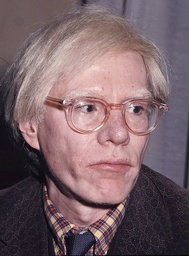
#> input picture example/warhol.jpg, 189 x 256 px, shrunk from 680 x 922 before the run
$ python contour-drawing.py example/warhol.jpg --source example/warhol.jpg
#> lines starting #> are read from the running program, lines starting #| are printed output that depends on the picture
#!/usr/bin/env python3
"""
Geodesic contour extraction using fast marching method.
Computes distance maps from source points and extracts isolines.
"""

import argparse
import sys
from pathlib import Path
import numpy as np
from skimage import io, color
from skimage.filters import gaussian
from skimage.transform import resize
import matplotlib
matplotlib.use('Agg')
import matplotlib.pyplot as plt
import heapq

# Optional progress bar support
try:
    from tqdm import tqdm
    HAS_TQDM = True
except ImportError:
    HAS_TQDM = False


def parse_args():
    """Parse command line arguments."""
    parser = argparse.ArgumentParser(
        description='Generate geodesic contours from an image using fast marching.',
        formatter_class=argparse.RawDescriptionHelpFormatter,
        epilog="""
Examples:
  %(prog)s input.jpg -o output.svg
  %(prog)s input.jpg --source 100,200 --source 300,400 --num 50
  %(prog)s input.jpg --source 100,200,300,400,500,600 --num 50
  %(prog)s input.jpg --gamma 1.5 --blur 2.0 --thickness 2
  %(prog)s input.jpg --dark-boost 2.0 --bright-cut 0.7 --num 120
  %(prog)s input.jpg --mode diff --source 100,200 --source 400,300
        """
    )

    parser.add_argument('input', type=str,
                        help='Input image path')
    parser.add_argument('-o', '--output', type=str, default='output.svg',
                        help='Output image path (default: output.svg)')
    parser.add_argument('--mode', choices=['fmm', 'diff'], default='fmm',
                        help='fmm: geodesic contours from the source points (default). '
                             'diff: contours of the difference between the distance maps '
                             'of two point sets; source points alternate between set A '
                             'and set B (matches the web app).')
    parser.add_argument('--source', type=str, action='append',
                        help='Source point(s) as "x1,y1" or "x1,y1,x2,y2,..." for multiple points. '
                             'Can be specified multiple times. If not specified, uses image center.')
    parser.add_argument('--num', type=int, default=30,
                        help='Number of contour levels (default: 30)')
    parser.add_argument('--min', type=int, default=10,
                        help='Minimum number of points per contour (default: 10)')
    parser.add_argument('--gamma', type=float, default=1.0,
                        help='Gamma correction factor (default: 1.0)')
    parser.add_argument('--dark-boost', type=float, default=1.0,
                        help='Darken shadows (<40%% brightness)\n'
                             '  • >1.0 → MORE LINES in shadows (great for faces, hair)\n'
                             '  • <1.0 → suppresses dark noise\n'
                             '  • Try: 1.5–2.5 for portraits, 1.0 for flat art')
    parser.add_argument('--bright-cut', type=float, default=1.0,
                        help='Brighten highlights (>70%% brightness)\n'
                             '  • <1.0 → REDUCES LINES in highlights (clean sky, white areas)\n'
                             '  • =1.0 → no change\n'
                             '  • Try: 0.6–0.8 to avoid over-plotting in bright zones')
    parser.add_argument('--blur', type=float, default=0.0,
                        help='Gaussian blur sigma (default: 0.0)')
    parser.add_argument('--merge', type=float, default=2.0,
                        help='soft-min blend width between the fronts of several source points, '
                             'in contour spacings; 0 keeps the sharp crease (default: 2)')
    parser.add_argument('--smooth', type=float, default=1.5,
                        help='Gaussian blur sigma applied to the distance map, removes zigzag '
                             'in dense dark regions (default: 1.5)')
    parser.add_argument('--scale', type=float, default=1.0,
                        help='Scale factor for input image (default: 1.0)')
    parser.add_argument('--thickness', type=float, default=1.0,
                        help='Line thickness for contours (default: 1.0)')
    parser.add_argument('--color', type=str, default='black',
                        help='Contour color (default: black)')
    parser.add_argument('--bg', type=str, default='white',
                        help='Background color (default: white)')
    parser.add_argument('--dpi', type=int, default=150,
                        help='Output DPI (default: 150)')
    parser.add_argument('--progress', action='store_true',
                        help='Show progress bar (requires tqdm)')

    return parser.parse_args()


def load_and_preprocess(image_path, args):
    """Load image and apply preprocessing steps - matches original behavior."""
    # Load image
    img = io.imread(image_path, as_gray=True).astype(np.float32)

    # Normalize to 0-1 range
    if img.max() > 1.0:
        img /= 255.0

    # Scale if requested
    if args.scale != 1.0:
        new_shape = (int(img.shape[0] * args.scale), int(img.shape[1] * args.scale))
        img = resize(img, new_shape, anti_aliasing=True, preserve_range=True)

    # Apply Gaussian blur FIRST (like original)
    if args.blur > 0:
        img = gaussian(img, sigma=args.blur, preserve_range=True)

    # Store as intensity for further processing
    intensity = img.copy()

    # Apply gamma correction
    if args.gamma != 1.0:
        intensity = np.power(intensity, args.gamma)
        # Re-normalize after gamma (critical for preserving curve)
        intensity = (intensity - intensity.min()) / (intensity.max() - intensity.min() + 1e-8)

    # Dark boost divides (darker = slower = more lines), bright cut pulls towards
    # white (brighter = faster = fewer lines); linear 0.1 ramp at the thresholds
    if args.dark_boost != 1.0 or args.bright_cut != 1.0:
        v = intensity
        wd = np.clip((0.4 - v) / 0.1, 0.0, 1.0)
        wb = np.clip((v - 0.7) / 0.1, 0.0, 1.0)
        intensity = v + wd * (v / args.dark_boost - v) + wb * (1.0 - (1.0 - v) * args.bright_cut - v)

    return intensity


def build_speed_map(intensity):
    """Convert intensity to speed map - matches original slowness calculation."""
    # Original: slowness = max(1.0 - intensity, epsilon), then speed = 1/slowness
    # This creates strong non-linear response preserving midtones
    slowness = np.maximum(1.0 - intensity, 1e-6)
    speed = 1.0 / slowness
    return speed


def fast_marching_dijkstra(speed, sources):
    """
    Fast Marching Method using proper upwind scheme for Eikonal equation.
    Produces smooth circular geodesic contours.

    Args:
        speed: 2D array of propagation speeds
        sources: List of (x, y) tuples for starting points

    Returns:
        T: Distance map from sources
    """
    h, w = speed.shape
    T = np.full((h, w), np.inf, dtype=np.float64)

    # Status: 0=far, 1=narrow band, 2=frozen
    status = np.zeros((h, w), dtype=np.uint8)

    # Initialize all source points
    heap = []
    for x, y in sources:
        if 0 <= x < w and 0 <= y < h:
            T[y, x] = 0.0
            status[y, x] = 2  # frozen
            # Add neighbors to narrow band
            for dy in [-1, 0, 1]:
                for dx in [-1, 0, 1]:
                    if dy == 0 and dx == 0:
                        continue
                    ny, nx = y + dy, x + dx
                    if 0 <= ny < h and 0 <= nx < w and status[ny, nx] == 0:
                        status[ny, nx] = 1
                        T[ny, nx] = solve_eikonal(T, speed, ny, nx, h, w)
                        heapq.heappush(heap, (T[ny, nx], ny, nx))

    if not heap:
        raise ValueError("No valid source points provided")

    processed = 0
    total_pixels = h * w

    # Progress tracking
    show_progress = False
    pbar = None
    if HAS_TQDM and '--progress' in sys.argv:
        show_progress = True
        pbar = tqdm(total=total_pixels, desc="Fast marching", unit="px")

    while heap:
        dist, y, x = heapq.heappop(heap)

        # Skip if already frozen or if we have a better value
        if status[y, x] == 2 or dist > T[y, x]:
            continue

        # Freeze this point
        status[y, x] = 2
        processed += 1

        if show_progress and pbar:
            pbar.update(1)
        elif not show_progress and processed % 10000 == 0:
            print(f"\rProgress: {100 * processed / total_pixels:.1f}%", end='', flush=True)

        # Update all neighbors
        for dy in [-1, 0, 1]:
            for dx in [-1, 0, 1]:
                if dy == 0 and dx == 0:
                    continue

                ny, nx = y + dy, x + dx

                if not (0 <= ny < h and 0 <= nx < w):
                    continue

                if status[ny, nx] == 2:  # already frozen
                    continue

                # Solve Eikonal equation for this neighbor
                T_new = solve_eikonal(T, speed, ny, nx, h, w)

                if T_new < T[ny, nx]:
                    T[ny, nx] = T_new
                    if status[ny, nx] == 0:  # far -> narrow band
                        status[ny, nx] = 1
                        heapq.heappush(heap, (T_new, ny, nx))
                    else:  # already in narrow band, update
                        heapq.heappush(heap, (T_new, ny, nx))

    if show_progress and pbar:
        pbar.close()
    elif not show_progress:
        print("\rProgress: 100.0%")

    return T


def distance_map(speed, sources, args):
    """
    One fast-marching run per source point, blended with a soft minimum so the
    fronts meet without a crease, then Gaussian-smoothed against zigzag in
    dark regions where contour levels lie only a few pixels apart.
    """
    maps = [fast_marching_dijkstra(speed, [s]) for s in sources]
    T = np.min(maps, axis=0)
    if len(maps) > 1 and args.merge > 0:
        s = args.merge * T[np.isfinite(T)].max() / args.num
        acc = sum(np.exp(-(M - T) / s) for M in maps)
        T = T - s * np.log(acc)
    if args.smooth > 0:
        T = gaussian(T, sigma=args.smooth, preserve_range=True)
    return T


def solve_eikonal(T, speed, y, x, h, w):
    """
    Solve the Eikonal equation |∇T| = 1/F using upwind finite differences.
    This produces smooth circular geodesics.

    The Eikonal equation: |∇T|² = 1/F²
    Discretized: max(Dx-, 0)² + min(Dx+, 0)² + max(Dy-, 0)² + min(Dy+, 0)² = 1/F²
    """
    F = speed[y, x]

    # Get upwind differences in x and y directions
    # Use minimum values from frozen neighbors (upwind scheme)

    # X direction
    T_xmin = np.inf
    if x > 0 and T[y, x-1] < np.inf:
        T_xmin = min(T_xmin, T[y, x-1])
    if x < w-1 and T[y, x+1] < np.inf:
        T_xmin = min(T_xmin, T[y, x+1])

    # Y direction
    T_ymin = np.inf
    if y > 0 and T[y-1, x] < np.inf:
        T_ymin = min(T_ymin, T[y-1, x])
    if y < h-1 and T[y+1, x] < np.inf:
        T_ymin = min(T_ymin, T[y+1, x])

    # Solve quadratic equation for T
    # Case 1: Use both dimensions
    if T_xmin < np.inf and T_ymin < np.inf:
        # (T - T_xmin)² + (T - T_ymin)² = (1/F)²
        # 2T² - 2T(T_xmin + T_ymin) + T_xmin² + T_ymin² - 1/F² = 0
        a = 2.0
        b = -2.0 * (T_xmin + T_ymin)
        c = T_xmin*T_xmin + T_ymin*T_ymin - 1.0/(F*F)
        discriminant = b*b - 4*a*c

        if discriminant >= 0:
            T_new = (-b + np.sqrt(discriminant)) / (2*a)
            # Check if solution is valid (upwind condition)
            if T_new >= T_xmin and T_new >= T_ymin:
                return T_new

    # Case 2: Use only X dimension
    if T_xmin < np.inf:
        T_new = T_xmin + 1.0/F
        if T_ymin == np.inf or T_new <= T_ymin:
            return T_new

    # Case 3: Use only Y dimension
    if T_ymin < np.inf:
        T_new = T_ymin + 1.0/F
        return T_new

    # Fallback (should not reach here if properly initialized)
    return np.inf


def render_contours(T, args):
    """Render contours directly from distance map (matplotlib 3.8+ compatible)."""
    h, w = T.shape

    # Get finite values for percentile calculation
    finite_mask = np.isfinite(T) & (T < 1e9)
    finite_values = T[finite_mask]

    if len(finite_values) == 0:
        raise ValueError("No valid travel times to generate contours")

    # Level range: diff spans negative to positive, clip both tails
    if args.mode == 'diff':
        min_T = np.percentile(finite_values, 0.5)
        max_T = np.percentile(finite_values, 99.5)
    else:
        min_T = finite_values.min()
        # Prevent percentile from going out of bounds on small arrays
        percentile_val = min(99.99, 100 * (len(finite_values) - 1) / len(finite_values))
        max_T = np.percentile(finite_values, percentile_val)

    print(f"Generating {args.num} contour levels: {min_T:.3f} → {max_T:.3f}")

    # Generate contour levels
    levels = np.linspace(min_T, max_T, args.num)

    # Draw contours
    print("Drawing and filtering contours...")
    fig, ax = plt.subplots(figsize=(w / 100, h / 100), dpi=100)
    cs = ax.contour(T, levels=levels, colors=args.color, linewidths=args.thickness)

    # Filter contours - compatible with both old and new matplotlib
    filtered = 0
    # Get the line collections from the axes instead
    for collection in ax.collections:
        paths = collection.get_paths()
        long_paths = [p for p in paths if len(p.vertices) >= args.min]
        filtered += len(paths) - len(long_paths)
        collection.set_paths(long_paths)

    print(f"Filtered out {filtered} tiny/noisy contours")

    ax.set_xlim(0, w)
    ax.set_ylim(h, 0)
    ax.axis('off')
    plt.subplots_adjust(left=0, right=1, top=1, bottom=0)

    # Save with format detection from file extension
    output_format = Path(args.output).suffix[1:].lower() or 'svg'
    print(f"Saving {output_format.upper()}: {args.output}")
    plt.savefig(args.output, format=output_format, bbox_inches='tight', pad_inches=0)
    plt.close()


def main():
    """Main execution function."""
    args = parse_args()

    # Validate input file
    input_path = Path(args.input)
    if not input_path.exists():
        print(f"Error: Input file '{args.input}' not found.", file=sys.stderr)
        sys.exit(1)

    print(f"Loading image: {args.input}")
    img = load_and_preprocess(args.input, args)
#> in load_and_preprocess, `img = io.imread(image_path, as_gray=True).astype(np.float32)`:
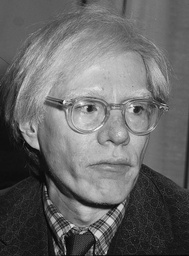
#> img: shape (256, 189) float32; min 0.0164, max 0.982, mean 0.406
    h, w = img.shape
#> h = 256; w = 189

    print(f"Image size: {w}x{h}")
#| Image size: 189x256

    # Parse source points or use center
    sources = []
    if args.source:
        for src_str in args.source:
            try:
                # Split by comma and parse all coordinates
                coords = list(map(int, src_str.split(',')))

                # Check if we have pairs of coordinates
                if len(coords) % 2 != 0:
                    print(f"Warning: Invalid source format '{src_str}', need pairs of coordinates",
                          file=sys.stderr)
                    continue

                # Add all coordinate pairs as source points
                for i in range(0, len(coords), 2):
                    x, y = coords[i], coords[i + 1]
                    sources.append((x, y))
                    print(f"Source point: ({x}, {y})")

            except ValueError:
                print(f"Warning: Invalid source format '{src_str}', expected numbers",
                      file=sys.stderr)

    # If no valid sources parsed, use center as default
    if not sources:
        center_x, center_y = w // 2, h // 2
#> center_x = 94; center_y = 128
        sources = [(center_x, center_y)]
#> sources = [(94, 128)]
        print(f"Using default source at center: ({center_x}, {center_y})")
#| Using default source at center: (94, 128)

    # Build speed map
    print("Building speed map...")
    speed = build_speed_map(img)
#> in build_speed_map, `slowness = np.maximum(1.0 - intensity, 1e-6)`:
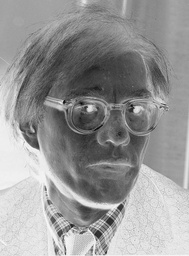
#> slowness: shape (256, 189) float32; min 0.018, max 0.984, mean 0.594
#> in build_speed_map, `speed = 1.0 / slowness`:
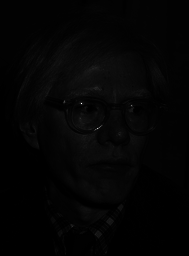
#> speed: shape (256, 189) float32; min 1.02, max 55.67, mean 2; drawn with min black and max white

    # Run fast marching
    if args.mode == 'diff':
        if len(sources) < 2:
            sources = [(w // 3, h // 2), (2 * w // 3, h // 2)]
            print(f"Using default difference sources: {sources}")
        set_a, set_b = sources[0::2], sources[1::2]
        print(f"Running fast marching for set A ({len(set_a)} points)...")
        T_a = distance_map(speed, set_a, args)
        print(f"Running fast marching for set B ({len(set_b)} points)...")
        T_b = distance_map(speed, set_b, args)
        T = T_a - T_b
    else:
        print("Running fast marching algorithm...")
        T = distance_map(speed, sources, args)
#> in distance_map, `maps = [fast_marching_dijkstra(speed, [s]) for s in sources]`: maps = 1 item
#> in distance_map, `T = np.min(maps, axis=0)`:
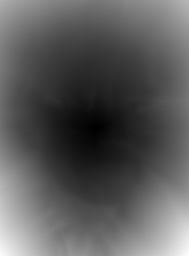
#> T: shape (256, 189) float64; min 0, max 99.97, mean 35.9; drawn with min black and max white

    # Render output directly from distance map
    render_contours(T, args)
#> in render_contours, `finite_mask = np.isfinite(T) & (T < 1e9)`: finite_mask: shape (256, 189) bool; every value is 1
#> in render_contours, `min_T = finite_values.min()`: min_T = 0.518
#> in render_contours, `percentile_val = min(99.99, 100 * (len(finite_values) - 1) / len(finit..`: percentile_val = 99.99
#> in render_contours, `max_T = np.percentile(finite_values, percentile_val)`: max_T = 98.4
#| Generating 30 contour levels: 0.518 → 98.403
#| Filtered out 2 tiny/noisy contours
#> in render_contours, `plt.savefig(args.output, format=output_format, bbox_inches='tight', pa..`:
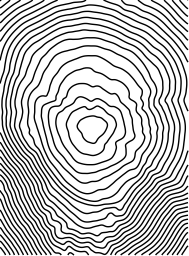
#> figure drawn by matplotlib, 1 panel
    print("Done!")


if __name__ == '__main__':
    main()
